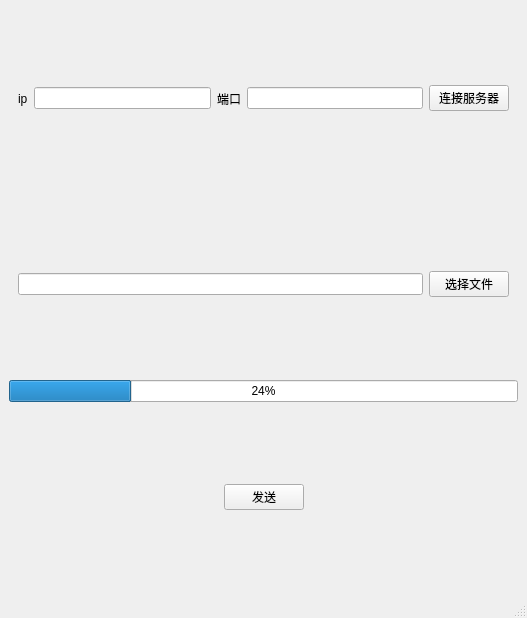
<?xml version="1.0" encoding="UTF-8"?>
<ui version="4.0">
 <class>MainWindow</class>
 <widget class="QMainWindow" name="MainWindow">
  <property name="geometry">
   <rect>
    <x>0</x>
    <y>0</y>
    <width>527</width>
    <height>618</height>
   </rect>
  </property>
  <property name="windowTitle">
   <string>MainWindow</string>
  </property>
  <widget class="QWidget" name="centralwidget">
   <layout class="QVBoxLayout" name="verticalLayout">
    <item>
     <widget class="QWidget" name="widget" native="true">
      <layout class="QHBoxLayout" name="horizontalLayout">
       <item>
        <widget class="QLabel" name="label">
         <property name="text">
          <string>ip</string>
         </property>
        </widget>
       </item>
       <item>
        <widget class="QLineEdit" name="ip"/>
       </item>
       <item>
        <widget class="QLabel" name="label_2">
         <property name="text">
          <string>端口</string>
         </property>
        </widget>
       </item>
       <item>
        <widget class="QLineEdit" name="port"/>
       </item>
       <item>
        <widget class="QPushButton" name="connect">
         <property name="text">
          <string>连接服务器</string>
         </property>
        </widget>
       </item>
      </layout>
     </widget>
    </item>
    <item>
     <widget class="QWidget" name="widget_2" native="true">
      <layout class="QHBoxLayout" name="horizontalLayout_2">
       <item>
        <widget class="QLineEdit" name="pathFile"/>
       </item>
       <item>
        <widget class="QPushButton" name="chooseFile">
         <property name="text">
          <string>选择文件</string>
         </property>
        </widget>
       </item>
      </layout>
     </widget>
    </item>
    <item>
     <widget class="QProgressBar" name="progressBar">
      <property name="value">
       <number>24</number>
      </property>
     </widget>
    </item>
    <item>
     <widget class="QWidget" name="widget_3" native="true">
      <layout class="QHBoxLayout" name="horizontalLayout_3">
       <item>
        <spacer name="horizontalSpacer">
         <property name="orientation">
          <enum>Qt::Horizontal</enum>
         </property>
         <property name="sizeHint" stdset="0">
          <size>
           <width>190</width>
           <height>20</height>
          </size>
         </property>
        </spacer>
       </item>
       <item>
        <widget class="QPushButton" name="send">
         <property name="text">
          <string>发送</string>
         </property>
        </widget>
       </item>
       <item>
        <spacer name="horizontalSpacer_2">
         <property name="orientation">
          <enum>Qt::Horizontal</enum>
         </property>
         <property name="sizeHint" stdset="0">
          <size>
           <width>190</width>
           <height>20</height>
          </size>
         </property>
        </spacer>
       </item>
      </layout>
     </widget>
    </item>
   </layout>
  </widget>
  <widget class="QMenuBar" name="menubar">
   <property name="geometry">
    <rect>
     <x>0</x>
     <y>0</y>
     <width>527</width>
     <height>26</height>
    </rect>
   </property>
  </widget>
  <widget class="QStatusBar" name="statusbar"/>
 </widget>
 <resources/>
 <connections/>
</ui>
